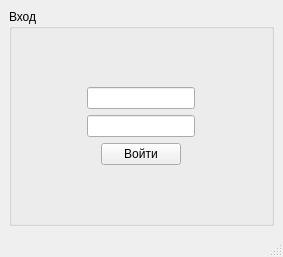
<?xml version="1.0" encoding="UTF-8"?>
<ui version="4.0">
 <class>MainWindow</class>
 <widget class="QMainWindow" name="MainWindow">
  <property name="windowModality">
   <enum>Qt::WindowModality::WindowModal</enum>
  </property>
  <property name="geometry">
   <rect>
    <x>0</x>
    <y>0</y>
    <width>283</width>
    <height>257</height>
   </rect>
  </property>
  <property name="sizePolicy">
   <sizepolicy hsizetype="Fixed" vsizetype="Fixed">
    <horstretch>0</horstretch>
    <verstretch>0</verstretch>
   </sizepolicy>
  </property>
  <property name="minimumSize">
   <size>
    <width>283</width>
    <height>257</height>
   </size>
  </property>
  <property name="maximumSize">
   <size>
    <width>16777215</width>
    <height>16777215</height>
   </size>
  </property>
  <property name="baseSize">
   <size>
    <width>283</width>
    <height>257</height>
   </size>
  </property>
  <property name="windowTitle">
   <string>MainWindow</string>
  </property>
  <widget class="QWidget" name="centralwidget">
   <layout class="QVBoxLayout" name="verticalLayout_2">
    <item>
     <widget class="QGroupBox" name="groupBox">
      <property name="title">
       <string>Вход</string>
      </property>
      <layout class="QGridLayout" name="gridLayout">
       <item row="0" column="0">
        <layout class="QVBoxLayout" name="verticalLayout">
         <item alignment="Qt::AlignmentFlag::AlignHCenter">
          <widget class="QLineEdit" name="lineEdit"/>
         </item>
         <item alignment="Qt::AlignmentFlag::AlignHCenter">
          <widget class="QLineEdit" name="lineEdit_2">
           <property name="inputMethodHints">
            <set>Qt::InputMethodHint::ImhHiddenText|Qt::InputMethodHint::ImhNoAutoUppercase|Qt::InputMethodHint::ImhNoPredictiveText|Qt::InputMethodHint::ImhSensitiveData</set>
           </property>
           <property name="echoMode">
            <enum>QLineEdit::EchoMode::Password</enum>
           </property>
          </widget>
         </item>
         <item alignment="Qt::AlignmentFlag::AlignHCenter">
          <widget class="QPushButton" name="pushButton">
           <property name="sizePolicy">
            <sizepolicy hsizetype="Fixed" vsizetype="Fixed">
             <horstretch>0</horstretch>
             <verstretch>0</verstretch>
            </sizepolicy>
           </property>
           <property name="text">
            <string>Войти</string>
           </property>
          </widget>
         </item>
        </layout>
       </item>
      </layout>
     </widget>
    </item>
   </layout>
  </widget>
  <widget class="QStatusBar" name="statusbar"/>
 </widget>
 <resources/>
 <connections/>
</ui>
